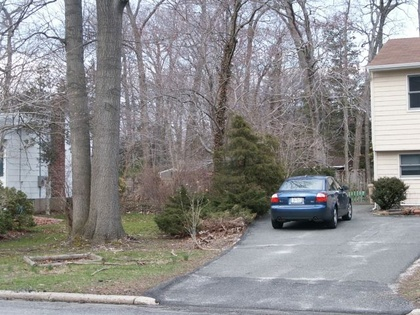
%> input picture Assignment3/extra_credit/1.jpg, 420 x 315 px, shrunk from 640 x 480 before the run
$ octave Problem4.m   (GNU Octave 9; MATLAB toolbox functions it lacks are replaced by stand-ins)
%> lines starting %> are read from the running program, lines starting %| are printed output that depends on the picture
%%%Points
I_left = imread('1.jpg');
%> I_left is the input picture: size 315x420x3 uint8; mean R, G, B 140.2, 139.2, 139.3
I_right = imread('2.jpg');
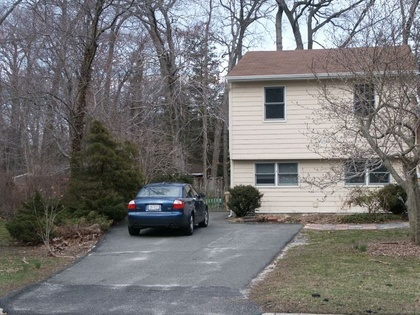
%> input picture Assignment3/extra_credit/2.jpg, 420 x 315 px, shrunk from 640 x 480 before the run
%> I_right is the input picture: size 315x420x3 uint8; mean R, G, B 117.7, 116.9, 116.5
[m n]=size(I_left);
%> m = 315; n = 1260


if (size(I_left,3) ~= 1)
   I_left = rgb2gray(I_left);
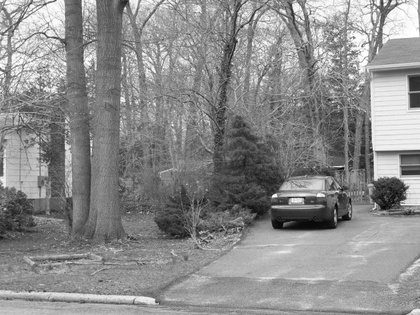
%> I_left: size 315x420 uint8; min 3, max 255, mean 139.5
end

I_right = im2double(I_right);
%> I_right: size 315x420x3 double

%%  Part1
%> (the run ends here)
